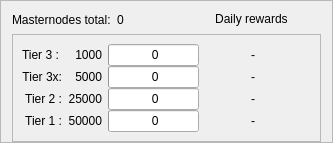
                    <widget class="QFrame" name="frameMnInfo">
                     <property name="frameShape">
                      <enum>QFrame::StyledPanel</enum>
                     </property>
                     <property name="frameShadow">
                      <enum>QFrame::Raised</enum>
                     </property>
                     <layout class="QVBoxLayout" name="verticalLayout_17">
                      <property name="bottomMargin">
                       <number>0</number>
                      </property>
                      <item>
                       <layout class="QHBoxLayout" name="horizontalLayout_9">
                        <item>
                         <widget class="QLabel" name="labelMnTotal">
                          <property name="minimumSize">
                           <size>
                            <width>0</width>
                            <height>0</height>
                           </size>
                          </property>
                          <property name="maximumSize">
                           <size>
                            <width>16777215</width>
                            <height>16777215</height>
                           </size>
                          </property>
                          <property name="text">
                           <string>Masternodes total:</string>
                          </property>
                         </widget>
                        </item>
                        <item>
                         <widget class="QLabel" name="labelMnTotal_Value">
                          <property name="text">
                           <string>0</string>
                          </property>
                         </widget>
                        </item>
                        <item>
                         <spacer name="horizontalSpacer_7">
                          <property name="orientation">
                           <enum>Qt::Horizontal</enum>
                          </property>
                          <property name="sizeHint" stdset="0">
                           <size>
                            <width>40</width>
                            <height>16</height>
                           </size>
                          </property>
                         </spacer>
                        </item>
                        <item>
                         <widget class="QLabel" name="labelROI">
                          <property name="minimumSize">
                           <size>
                            <width>0</width>
                            <height>0</height>
                           </size>
                          </property>
                          <property name="maximumSize">
                           <size>
                            <width>16777215</width>
                            <height>16777215</height>
                           </size>
                          </property>
                          <property name="text">
                           <string>Daily rewards          </string>
                          </property>
                          <property name="alignment">
                           <set>Qt::AlignRight</set>
                          </property>
                         </widget>
                        </item>
                       </layout>
                      </item>
                      <item>
                       <widget class="QFrame" name="frameMnInfoLevels">
                        <property name="frameShape">
                         <enum>QFrame::StyledPanel</enum>
                        </property>
                        <property name="frameShadow">
                         <enum>QFrame::Raised</enum>
                        </property>
                        <layout class="QGridLayout" name="gridLayout_2">
                         <property name="verticalSpacing">
                          <number>0</number>
                         </property>
                         <item row="7" column="1">
                          <widget class="QLabel" name="tier1_colat">
                           <property name="text">
                            <string>50000</string>
                           </property>
                           <property name="alignment">
                            <set>Qt::AlignRight|Qt::AlignTrailing|Qt::AlignVCenter</set>
                           </property>
                          </widget>
                         </item>
                         <item row="4" column="1">
                          <widget class="QLabel" name="tier2_colat">
                           <property name="text">
                            <string>25000</string>
                           </property>
                           <property name="alignment">
                            <set>Qt::AlignRight|Qt::AlignTrailing|Qt::AlignVCenter</set>
                           </property>
                          </widget>
                         </item>
                         <item row="1" column="3">
                          <widget class="QProgressBar" name="graphMN4">
                           <property name="minimumSize">
                            <size>
                             <width>0</width>
                             <height>18</height>
                            </size>
                           </property>
                           <property name="value">
                            <number>0</number>
                           </property>
                           <property name="format">
                            <string> %v</string>
                           </property>
                          </widget>
                         </item>
                         <item row="1" column="1">
                          <widget class="QLabel" name="tier4_colat">
                           <property name="text">
                            <string>1000</string>
                           </property>
                           <property name="alignment">
                            <set>Qt::AlignRight|Qt::AlignTrailing|Qt::AlignVCenter</set>
                           </property>
                          </widget>
                         </item>
                         <item row="1" column="0">
                          <widget class="QLabel" name="tier_4">
                           <property name="text">
                            <string>Tier 3 :</string>
                           </property>
                          </widget>
                         </item>
                         <item row="1" column="4">
                          <widget class="QLabel" name="roi_41">
                           <property name="text">
                            <string>-</string>
                           </property>
                           <property name="alignment">
                            <set>Qt::AlignRight|Qt::AlignTrailing|Qt::AlignVCenter</set>
                           </property>
                          </widget>
                         </item>
                         <item row="4" column="0">
                          <widget class="QLabel" name="tier_2">
                           <property name="minimumSize">
                            <size>
                             <width>0</width>
                             <height>0</height>
                            </size>
                           </property>
                           <property name="maximumSize">
                            <size>
                             <width>16777215</width>
                             <height>16777215</height>
                            </size>
                           </property>
                           <property name="text">
                            <string>Tier 2 :</string>
                           </property>
                           <property name="alignment">
                            <set>Qt::AlignRight|Qt::AlignTrailing|Qt::AlignVCenter</set>
                           </property>
                          </widget>
                         </item>
                         <item row="3" column="0">
                          <widget class="QLabel" name="tier_3">
                           <property name="minimumSize">
                            <size>
                             <width>0</width>
                             <height>0</height>
                            </size>
                           </property>
                           <property name="maximumSize">
                            <size>
                             <width>16777215</width>
                             <height>16777215</height>
                            </size>
                           </property>
                           <property name="text">
                            <string>Tier 3x:</string>
                           </property>
                           <property name="alignment">
                            <set>Qt::AlignRight|Qt::AlignTrailing|Qt::AlignVCenter</set>
                           </property>
                          </widget>
                         </item>
                         <item row="3" column="1">
                          <widget class="QLabel" name="tier3_colat">
                           <property name="text">
                            <string>5000</string>
                           </property>
                           <property name="alignment">
                            <set>Qt::AlignRight|Qt::AlignTrailing|Qt::AlignVCenter</set>
                           </property>
                          </widget>
                         </item>
                         <item row="7" column="0">
                          <widget class="QLabel" name="tier_1">
                           <property name="minimumSize">
                            <size>
                             <width>0</width>
                             <height>0</height>
                            </size>
                           </property>
                           <property name="maximumSize">
                            <size>
                             <width>16777215</width>
                             <height>16777215</height>
                            </size>
                           </property>
                           <property name="text">
                            <string>Tier 1 :</string>
                           </property>
                           <property name="alignment">
                            <set>Qt::AlignRight|Qt::AlignTrailing|Qt::AlignVCenter</set>
                           </property>
                          </widget>
                         </item>
                         <item row="7" column="3">
                          <widget class="QProgressBar" name="graphMN1">
                           <property name="minimumSize">
                            <size>
                             <width>0</width>
                             <height>18</height>
                            </size>
                           </property>
                           <property name="maximumSize">
                            <size>
                             <width>16777215</width>
                             <height>16777215</height>
                            </size>
                           </property>
                           <property name="value">
                            <number>0</number>
                           </property>
                           <property name="format">
                            <string> %v</string>
                           </property>
                          </widget>
                         </item>
                         <item row="3" column="3">
                          <widget class="QProgressBar" name="graphMN3">
                           <property name="minimumSize">
                            <size>
                             <width>0</width>
                             <height>18</height>
                            </size>
                           </property>
                           <property name="maximumSize">
                            <size>
                             <width>16777215</width>
                             <height>16777215</height>
                            </size>
                           </property>
                           <property name="value">
                            <number>0</number>
                           </property>
                           <property name="format">
                            <string> %v</string>
                           </property>
                          </widget>
                         </item>
                         <item row="4" column="3">
                          <widget class="QProgressBar" name="graphMN2">
                           <property name="minimumSize">
                            <size>
                             <width>0</width>
                             <height>18</height>
                            </size>
                           </property>
                           <property name="maximumSize">
                            <size>
                             <width>16777215</width>
                             <height>16777215</height>
                            </size>
                           </property>
                           <property name="value">
                            <number>0</number>
                           </property>
                           <property name="format">
                            <string> %v</string>
                           </property>
                          </widget>
                         </item>
                         <item row="4" column="5">
                          <widget class="QLabel" name="roi_22">
                           <property name="minimumSize">
                            <size>
                             <width>50</width>
                             <height>0</height>
                            </size>
                           </property>
                           <property name="maximumSize">
                            <size>
                             <width>16777215</width>
                             <height>16777215</height>
                            </size>
                           </property>
                           <property name="text">
                            <string/>
                           </property>
                           <property name="alignment">
                            <set>Qt::AlignLeading|Qt::AlignLeft|Qt::AlignVCenter</set>
                           </property>
                          </widget>
                         </item>
                         <item row="4" column="4">
                          <widget class="QLabel" name="roi_21">
                           <property name="minimumSize">
                            <size>
                             <width>50</width>
                             <height>0</height>
                            </size>
                           </property>
                           <property name="maximumSize">
                            <size>
                             <width>16777215</width>
                             <height>16777215</height>
                            </size>
                           </property>
                           <property name="text">
                            <string>-</string>
                           </property>
                           <property name="alignment">
                            <set>Qt::AlignRight|Qt::AlignTrailing|Qt::AlignVCenter</set>
                           </property>
                          </widget>
                         </item>
                         <item row="3" column="5">
                          <widget class="QLabel" name="roi_32">
                           <property name="minimumSize">
                            <size>
                             <width>50</width>
                             <height>0</height>
                            </size>
                           </property>
                           <property name="maximumSize">
                            <size>
                             <width>16777215</width>
                             <height>16777215</height>
                            </size>
                           </property>
                           <property name="text">
                            <string/>
                           </property>
                           <property name="alignment">
                            <set>Qt::AlignLeading|Qt::AlignLeft|Qt::AlignVCenter</set>
                           </property>
                          </widget>
                         </item>
                         <item row="7" column="5">
                          <widget class="QLabel" name="roi_12">
                           <property name="minimumSize">
                            <size>
                             <width>50</width>
                             <height>0</height>
                            </size>
                           </property>
                           <property name="maximumSize">
                            <size>
                             <width>16777215</width>
                             <height>16777215</height>
                            </size>
                           </property>
                           <property name="text">
                            <string/>
                           </property>
                           <property name="alignment">
                            <set>Qt::AlignLeading|Qt::AlignLeft|Qt::AlignVCenter</set>
                           </property>
                          </widget>
                         </item>
                         <item row="1" column="5">
                          <widget class="QLabel" name="roi_42">
                           <property name="text">
                            <string/>
                           </property>
                          </widget>
                         </item>
                         <item row="3" column="4">
                          <widget class="QLabel" name="roi_31">
                           <property name="minimumSize">
                            <size>
                             <width>50</width>
                             <height>0</height>
                            </size>
                           </property>
                           <property name="maximumSize">
                            <size>
                             <width>16777215</width>
                             <height>16777215</height>
                            </size>
                           </property>
                           <property name="text">
                            <string>-</string>
                           </property>
                           <property name="alignment">
                            <set>Qt::AlignRight|Qt::AlignTrailing|Qt::AlignVCenter</set>
                           </property>
                          </widget>
                         </item>
                         <item row="7" column="4">
                          <widget class="QLabel" name="roi_11">
                           <property name="minimumSize">
                            <size>
                             <width>50</width>
                             <height>0</height>
                            </size>
                           </property>
                           <property name="maximumSize">
                            <size>
                             <width>16777215</width>
                             <height>16777215</height>
                            </size>
                           </property>
                           <property name="text">
                            <string>-</string>
                           </property>
                           <property name="alignment">
                            <set>Qt::AlignRight|Qt::AlignTrailing|Qt::AlignVCenter</set>
                           </property>
                          </widget>
                         </item>
                        </layout>
                       </widget>
                      </item>
                     </layout>
                    </widget>
